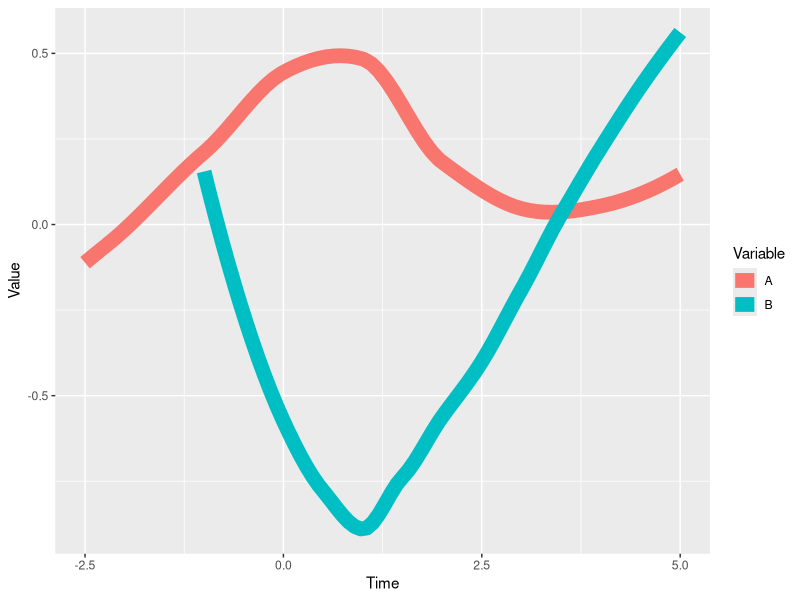

The R script that drew this image:





#--------------------------------------------
# Idealizaed trajectories
# 29 May 2020
#PEGF
#--------------------------------------------
#

install.packages("ggpubr")
libraries <- c("modelr", "ggplot2", "plyr","dplyr", 'patchwork',
               "reshape2", "ggpubr")
lapply(libraries, require, character.only = TRUE)



library(modelr)
library(ggplot2)
library(dplyr)
library(patchwork)


ideal<- read.csv("00 ideal.csv")
ideal


Ideal <- ggplot(ideal, aes(Time, 
                              Value ,
                              color=Variable)) + 
   geom_smooth(se = F, size=5) 

Ideal
  